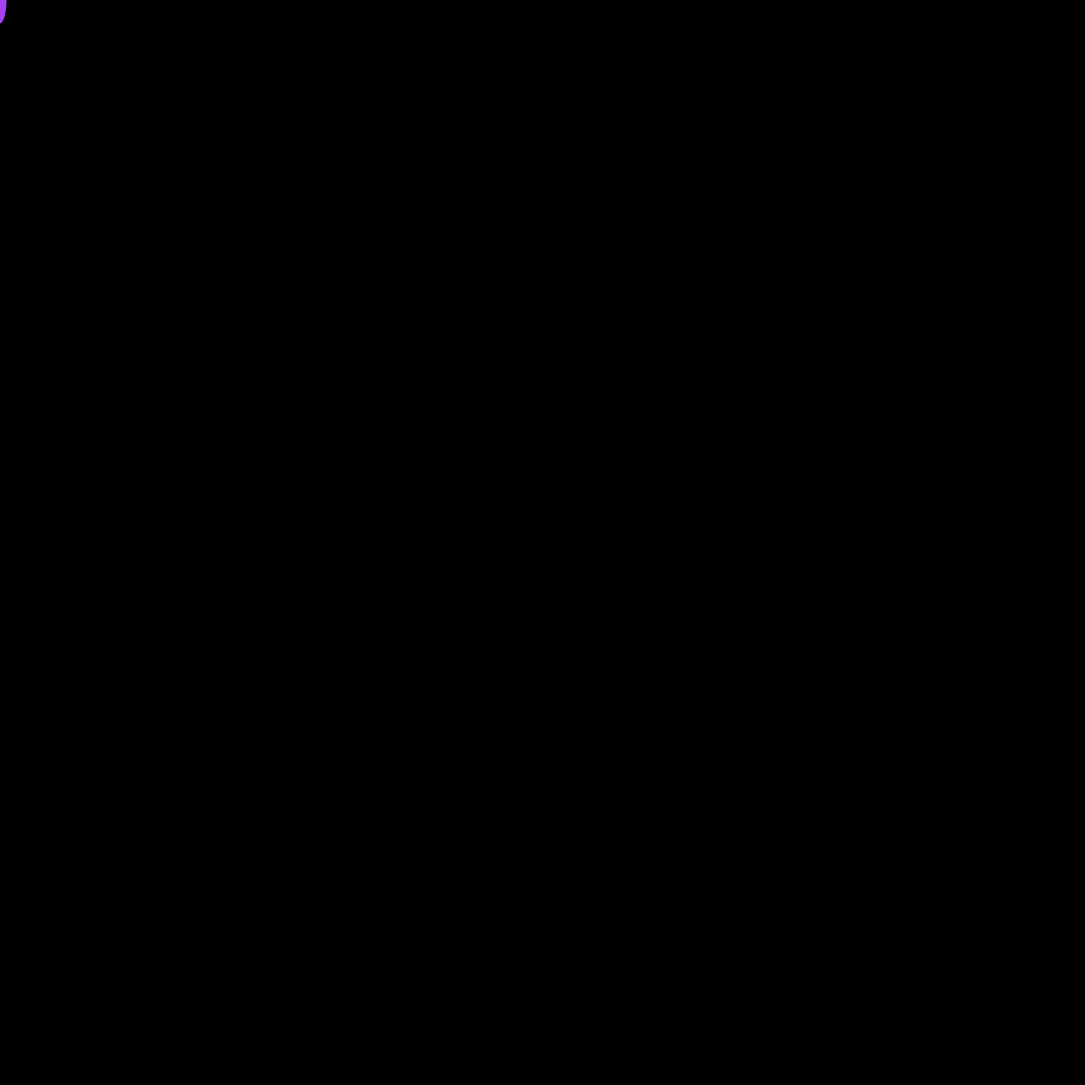
Frame 1 (no input)
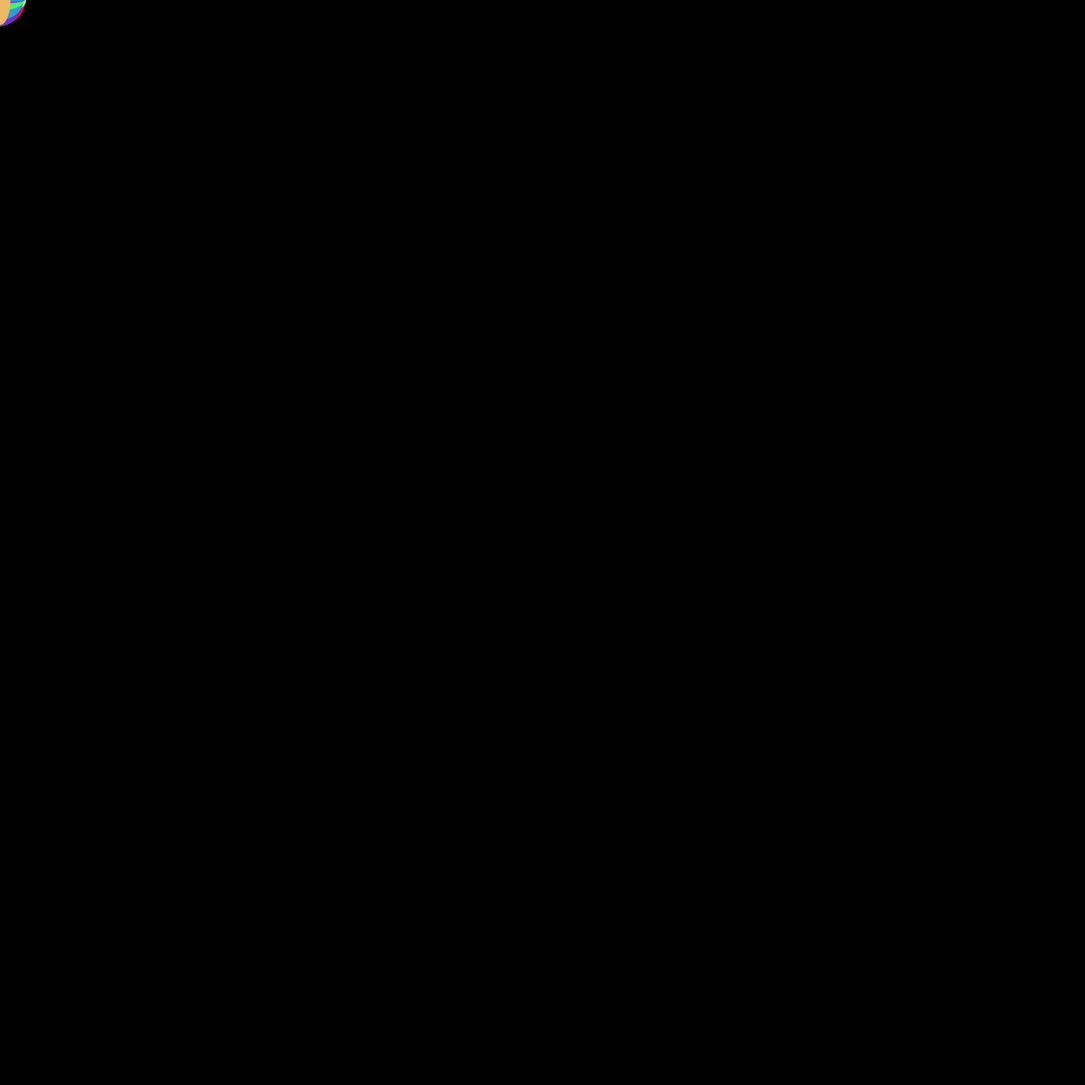
Frame 60 (the mouse pressed at the canvas centre just before this capture)
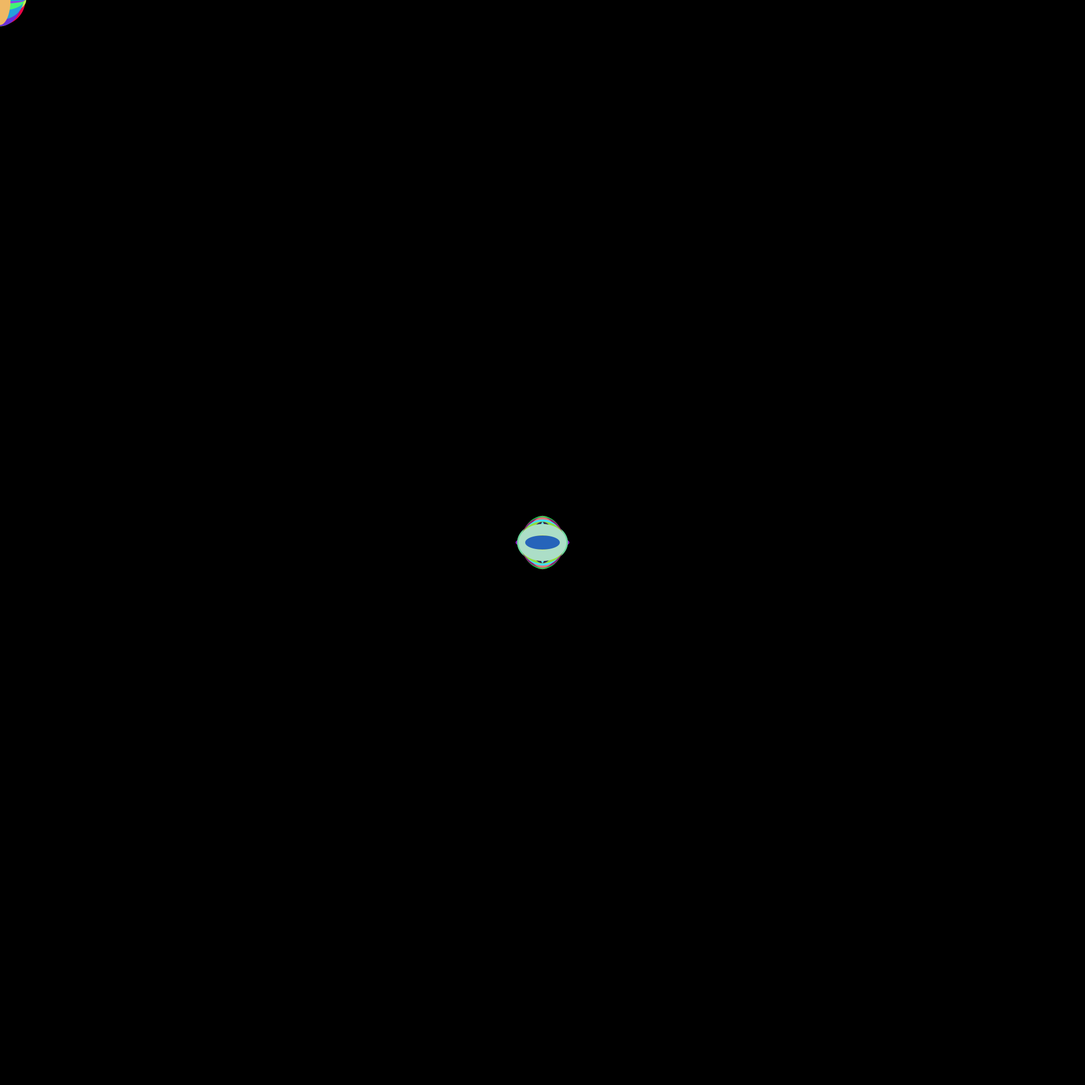
Frame 120 (the mouse held since frame 60 and released just before this capture)

The Processing sketch that drew these frames (run headless with seeded random() and noise(); from frame 60 on, the mouse is pressed at the canvas centre):

// Processing sketch: processing_67646
// ── processing_67646.pde

  void setup () {
    size (2000, 2000);
    background(0);
    
    smooth();
    noStroke();
  }
    
    void draw () {
    fill(random(255),random(255),random(255));
      ellipse (mouseX, mouseY, random(100), random(100)); 
    
    }
  
